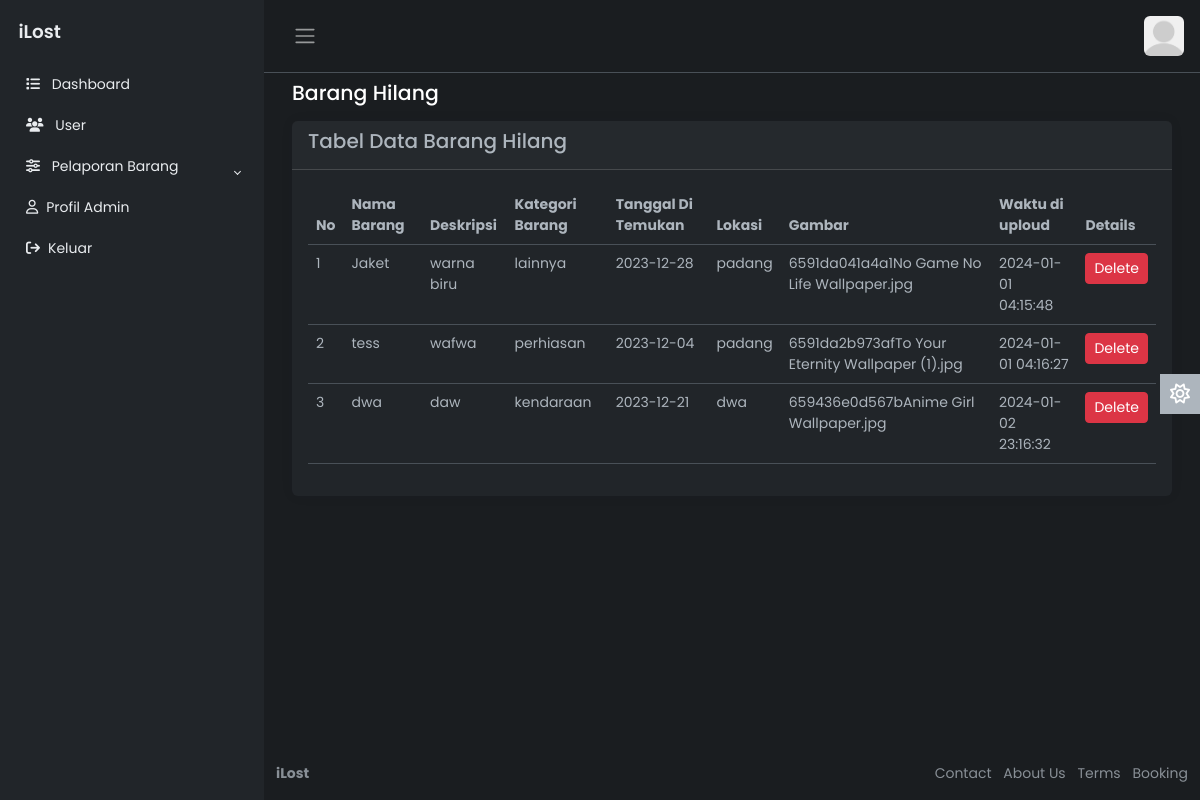
Before: /admin/baranghilang.php with the older database file.
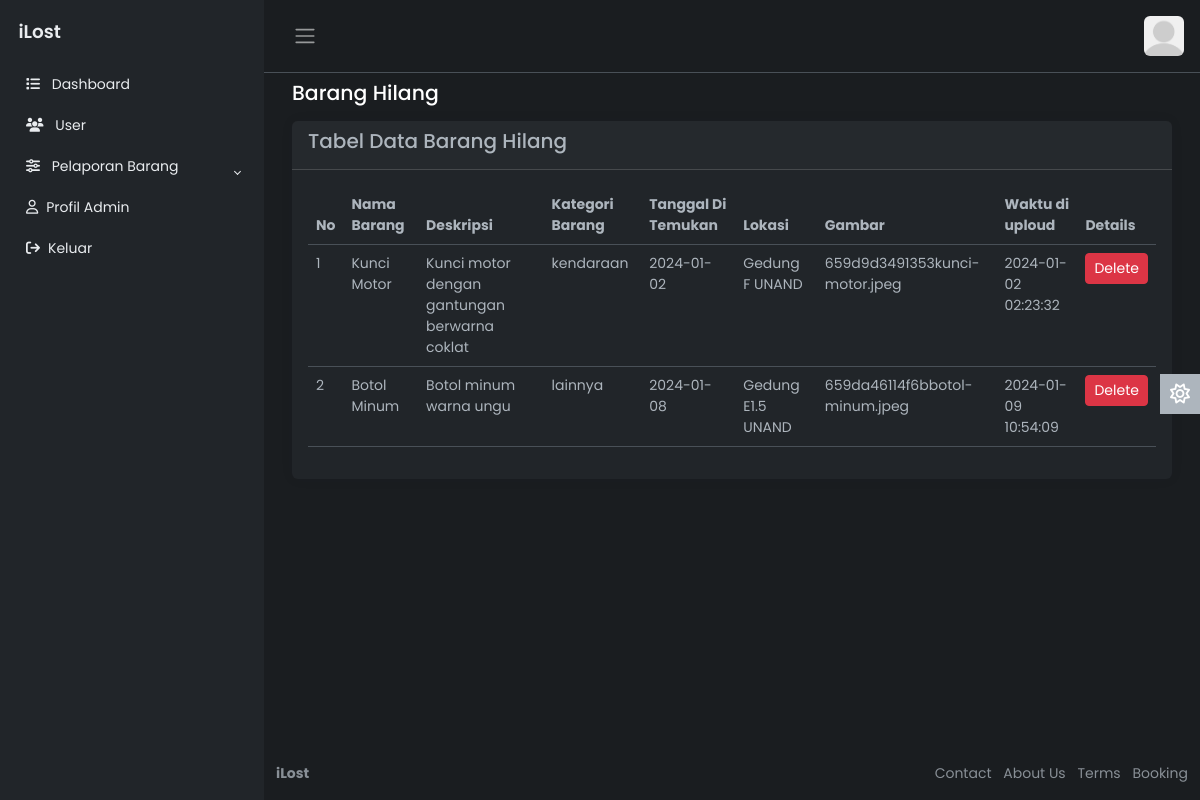
After: the same page with the newer database file.
### tables this page shows
CREATE TABLE `laporan` (
  `id` int(11) NOT NULL,
  `email` varchar(40) NOT NULL,
  `kategori_laporan` varchar(20) NOT NULL,
  `nama_barang` varchar(50) DEFAULT NULL,
  `deskripsi` varchar(255) NOT NULL,
  `kategori_barang` varchar(30) DEFAULT NULL,
  `tanggal_ditemukan` date NOT NULL,
  `lokasi` varchar(255) NOT NULL,
  `gambar_barang` varchar(255) NOT NULL,
  `waktu_dibuat` datetime NOT NULL
);

### admin/baranghilang.php (the view, shortened to what this page needs)
<?php
include('config.php');
$querySelect = "SELECT * FROM laporan WHERE kategori_laporan = 'Hilang'";
$resultSelect = mysqli_query($koneksi, $querySelect);
?>
<!DOCTYPE html>
<html lang="en" data-bs-theme="dark">
<head>
    <link rel="stylesheet" href="https://cdn.jsdelivr.net/npm/bootstrap@5.3.0-alpha2/dist/css/bootstrap.min.css">
    <link rel="stylesheet" href="css/style.css">
</head>
<body>
    <div class="wrapper">
        <?php include "../template/navbar-admin.php"; ?>
        <div class="main">
            <nav class="navbar navbar-expand px-3 border-bottom">
                <button class="btn" id="sidebar-toggle" type="button">
                    <span class="navbar-toggler-icon"></span>
                </button>
                <div class="navbar-collapse navbar">
                    <ul class="navbar-nav">
                        <li class="nav-item dropdown">
                            <a href="#" data-bs-toggle="dropdown" class="nav-icon pe-md-0">
                                <?php
                                $fetch = null;
                                if ($fetch['image'] == null) {
                                    echo '<img src="image/default-avatar.png" class="avatar img-fluid rounded" alt="">';
                                } else {
                                    echo '<img src="uploaded_img/' . $fetch['image'] . '" class="avatar img-fluid rounded" alt="">';
                                }
                                ?>
                            </a>
                        </li>
                    </ul>
                </div>
            </nav>
            <main class="content px-3 py-2">
                <div class="container-fluid">
                    <div class="mb-3">
                        <h4>Barang Hilang</h4>
                    </div>
                    <div class="card border-0">
                        <div class="card-header">
                            <h5 class="card-title">
                                Tabel Data Barang Hilang
                            </h5>
                        </div>
                        <div class="card-body">
                            <table class="table">
                                <thead>
                                    <tr>
                                        <th scope="col">No</th>
                                        <th scope="col">Nama Barang</th>
                                        <th scope="col">Deskripsi</th>
                                        <th scope="col">Kategori Barang</th>
                                        <th scope="col">Tanggal Di Temukan</th>
                                        <th scope="col">Lokasi</th>
                                        <th scope="col">Gambar</th>
                                        <th scope="col">Waktu di uploud</th>
                                        <th scope="col">Details</th>
                                    </tr>
                                </thead>
                                <tbody>
                                    <?php
                                    $no = 1;
                                    while ($row = mysqli_fetch_assoc($resultSelect)) {
                                        echo "<tr>";
                                        echo "<td>" . $no . "</td>";
                                        echo "<td>" . $row['nama_barang'] . "</td>";
                                        echo "<td>" . $row['deskripsi'] . "</td>";
                                        echo "<td>" . $row['kategori_barang'] . "</td>";
                                        echo "<td>" . $row['tanggal_ditemukan'] . "</td>";
                                        echo "<td>" . $row['lokasi'] . "</td>";
                                        echo "<td>" . $row['gambar_barang'] . "</td>";
                                        echo "<td>" . $row['waktu_dibuat'] . "</td>";
                                        echo "<td><a href='baranghilang.php?id=" . $row['id'] . "' class='btn btn-danger btn-sm'>Delete</a></td>";
                                        echo "</tr>";
                                        $no++;
                                    }
                                    ?>
                                </tbody>
                            </table>
                        </div>
                    </div>
                </div>
            </main>
            <a href="#" class="theme-toggle">
                <i class="fa-regular fa-sun"></i>
            </a>
            <footer class="footer">
                <div class="container-fluid">
                    <div class="row text-muted">
                        <div class="col-6 text-start">
                            <p class="mb-0">
                                <a href="#" class="text-muted">
                                    <strong>iLost</strong>
                                </a>
                            </p>
                        </div>
                        <div class="col-6 text-end">
                            <ul class="list-inline">
                                <li class="list-inline-item">
                                    <a href="#" class="text-muted">Contact</a>
                                </li>
                                <li class="list-inline-item">
                                    <a href="#" class="text-muted">About Us</a>
                                </li>
                                <li class="list-inline-item">
                                    <a href="#" class="text-muted">Terms</a>
                                </li>
                                <li class="list-inline-item">
                                    <a href="#" class="text-muted">Booking</a>
                                </li>
                            </ul>
                        </div>
                    </div>
                </div>
            </footer>
        </div>
    </div>
</body>
</html>

### template/navbar-admin.php (shortened to what this page needs)
<aside id="sidebar" class="js-sidebar">
    <div class="h-100">
        <div class="sidebar-logo">
            <a href="index.php">iLost</a>
        </div>
        <ul class="sidebar-nav">
            <li class="sidebar-item">
                <a href="index.php" class="sidebar-link">
                    <i class="fa-solid fa-list pe-2"></i>
                    Dashboard
                </a>
            </li>
            <li class="sidebar-item">
                <a href="useradmin.php" class="sidebar-link">
                    <i class="fa-solid fa-users pe-2"></i>
                    User
                </a>
            </li>
            <li class="sidebar-item">
                <a href="#" class="sidebar-link collapsed" data-bs-target="#posts" data-bs-toggle="collapse"
                    aria-expanded="false"><i class="fa-solid fa-sliders pe-2"></i>
                    Pelaporan Barang
                </a>
            </li>
        </ul>
        <li class="sidebar-item">
            <a href="profil.php" class="sidebar-link"><i class="fa-regular fa-user pe-2"></i>Profil Admin</a>
        </li>
        <li class="sidebar-item">
            <a href="../keluar.php" class="sidebar-link"><i
                    class="fa-solid fa-arrow-right-from-bracket pe-2"></i>Keluar</a>
        </li>
    </div>
</aside>

### admin/css/style.css (style rules this page uses)
body { font-family: 'Poppins', sans-serif; font-size: 0.875rem; opacity: 1; overflow-y: scroll; margin: 0; }
a { cursor: pointer; text-decoration: none; font-family: 'Poppins', sans-serif; }
li { list-style: none; }
h4 { font-family: 'Poppins', sans-serif; font-size: 1.275rem; color: var(--bs-emphasis-color); }
.wrapper { align-items: stretch; display: flex; width: 100%; }
#sidebar { max-width: 264px; min-width: 264px; background: var(--bs-dark); transition: all 0.35s ease-in-out; }
.main { display: flex; flex-direction: column; min-height: 100vh; min-width: 0; overflow: hidden; transition: all 0.35s ease-in-out; width: 100%; background: var(--bs-dark-bg-subtle); }
.sidebar-logo { padding: 1.15rem; }
.sidebar-logo a { color: #e9ecef; font-size: 1.15rem; font-weight: 600; }
.sidebar-nav { flex-grow: 1; list-style: none; margin-bottom: 0; padding-left: 0; margin-left: 0; }
a.sidebar-link { padding: .625rem 1.625rem; color: #e9ecef; position: relative; display: block; font-size: 0.875rem; }
.sidebar-link[data-bs-toggle="collapse"]::after { border: solid; border-width: 0 .075rem .075rem 0; content: ""; display: inline-block; padding: 2px; position: absolute; right: 1.5rem; top: 1.4rem; transform: rotate(-135deg); transition: all .2s ease-out; }
.sidebar-link[data-bs-toggle="collapse"].collapsed::after { transform: rotate(45deg); transition: all .2s ease-out; }
.avatar { height: 40px; width: 40px; }
.navbar-expand .navbar-nav { margin-left: auto; }
.content { flex: 1; max-width: 100vw; width: 100vw; }
@media (min-width:768px) { .content { max-width: auto; width: auto; } }
.card { box-shadow: 0 0 .875rem 0 rgba(34, 46, 60, .05); margin-bottom: 24px; }
.theme-toggle { position: fixed; top: 50%; transform: translateY(-65%); text-align: center; z-index: 10; right: 0; left: auto; border: none; background-color: var(--bs-body-color); }
html[data-bs-theme="dark"] .theme-toggle .fa-sun, html[data-bs-theme="light"] .theme-toggle .fa-moon { cursor: pointer; padding: 10px; display: block; font-size: 1.25rem; color: #FFF; }

Changed rows visible on the page:
removed laporan: nama_barang "Jaket", deskripsi "warna biru", kategori_barang "lainnya", tanggal_ditemukan "2023-12-28", lokasi "padang", gambar_barang "6591da041a4a1No Game No Life Wallpaper.jpg", waktu_dibuat "2024-01-01 04:15:48"
removed laporan: nama_barang "tess", deskripsi "wafwa", kategori_barang "perhiasan", tanggal_ditemukan "2023-12-04", lokasi "padang", gambar_barang "6591da2b973afTo Your Eternity Wallpaper (1).jpg", waktu_dibuat "2024-01-01 04:16:27"
removed laporan: nama_barang "dwa", deskripsi "daw", kategori_barang "kendaraan", tanggal_ditemukan "2023-12-21", lokasi "dwa", gambar_barang "659436e0d567bAnime Girl Wallpaper.jpg", waktu_dibuat "2024-01-02 23:16:32"
added laporan: nama_barang "Kunci Motor", deskripsi "Kunci motor dengan gantungan berwarna coklat", kategori_barang "kendaraan", tanggal_ditemukan "2024-01-02", lokasi "Gedung F UNAND", gambar_barang "659d9d3491353kunci-motor.jpeg", waktu_dibuat "2024-01-02 02:23:32"
added laporan: nama_barang "Botol Minum", deskripsi "Botol minum warna ungu", kategori_barang "lainnya", tanggal_ditemukan "2024-01-08", lokasi "Gedung E1.5 UNAND", gambar_barang "659da46114f6bbotol-minum.jpeg", waktu_dibuat "2024-01-09 10:54:09"
